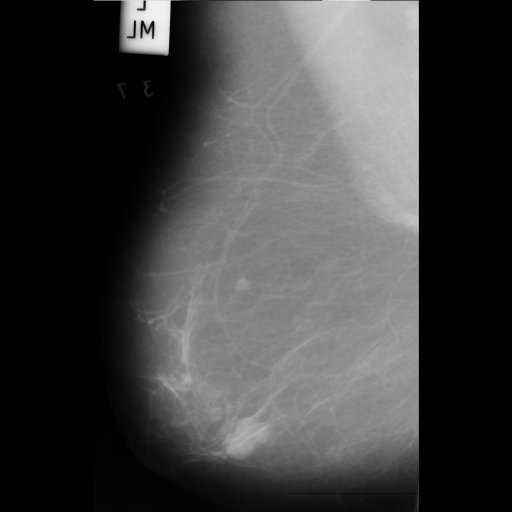
#> input picture dataset/mdb005.pgm, 1024 x 1024 px (shown at 1/2 size); its folder holds only this picture in this run
$ python main.py
#> lines starting #> are read from the running program, lines starting #| are printed output that depends on the picture; after the words box and inside, x2 and y2 are one past the last pixel; in counts of white or black regions, pixels touching at a corner belong together
import cv2
import os
import numpy as np
import math

# Umut Baybece 2743656

# I am extracting largest connected component because it is the breast region,
# and I tried to remove white square labels in some images
def largest_connected_component(binary):
    bin_u8 = (binary > 0).astype('uint8') * 255
    num_labels, labels, stats, centroids = cv2.connectedComponentsWithStats(bin_u8, connectivity=8)
    if num_labels <= 1:
        return np.zeros_like(binary, dtype=np.uint8)
    areas = stats[1:, cv2.CC_STAT_AREA]
    largest_idx = 1 + int(np.argmax(areas))
    return (labels == largest_idx).astype(np.uint8)

# I am cutting the muscle parts using two triangles at 26 degree angle
# (I tried 30 degree but in some it cuts tumors too)
def remove_muscle(img, angle_deg=26):
    height, width = img.shape[:2]
    ang = math.radians(26) # converting angle to radians

    # left line
    x0_left, y0_left = 0, height
    x1_left = int(height * math.tan(ang))
    y1_left = 0

    # right line
    x0_right, y0_right = width, height
    x1_right = int(width - height * math.tan(ang))
    y1_right = 0

    # to keep other areas, I created a V shape
    v_shape = np.array([
        [x0_left, y0_left],
        [x1_left, y1_left],
        [x1_right, y1_right],
        [x0_right, y0_right]
    ], np.int32)

    # mask to keep only the area inside the V shape
    mask = np.zeros((height, width), dtype=np.uint8)
    cv2.fillConvexPoly(mask, v_shape, 255)

    cleaned = cv2.bitwise_and(img, img, mask=mask)
    return cleaned, mask

# finding the seed algorithm
def find_seed(img, params):
    # all pre-processing is done in main loop before calling this function
    # Gaussian blur, contrast stretching, muscle removal with triangle mask

    # In the first step I used otsu thresholding to separate breast region from background
    _, m = cv2.threshold(img, 0, 255, cv2.THRESH_BINARY + cv2.THRESH_OTSU)
    # and I extracted largest connected component which is the breast region
    m = largest_connected_component(m > 0).astype(np.uint8) * 255
    # breast mask
    breast_mask_u8 = m.astype(np.uint8)
    breast_only = cv2.bitwise_and(img, img, mask=m)

    breast_without_muscle = breast_only.copy()

    # I used erosion to remove vessels in the breast
    # I tried different sizes for the disk but 81 worked well
    erosion_radius = params.get('erosion_radius', 81)
    disk = cv2.getStructuringElement(cv2.MORPH_ELLIPSE, (erosion_radius*2+1, erosion_radius*2+1))
    _, no_muscle_binary_img = cv2.threshold(breast_without_muscle, 0, 255, cv2.THRESH_BINARY + cv2.THRESH_OTSU)
    # I made sure image is in binary before erosion
    no_muscle_binary_img = (no_muscle_binary_img > 0).astype(np.uint8)
    eroded = cv2.erode((no_muscle_binary_img*255).astype(np.uint8), disk)

    # I applied mean filter to remove small bright pixels which remained after erosion
    # I tried different sizes for the disk but 81 worked well
    mean_radius = params.get('mean_filter_radius', 81)
    mean_ksize = (mean_radius, mean_radius)
    mean_filtered = cv2.blur(breast_without_muscle, mean_ksize)

    # min filter to set bright regions to lower values to increase the contrast between bright regions
    # I tried different sizes for the disk but 21 worked well
    min_radius = params.get('min_filter_radius', 21)
    disk_min = cv2.getStructuringElement(cv2.MORPH_ELLIPSE, (min_radius, min_radius))
    min_filtered = cv2.erode(breast_without_muscle, disk_min)

    # I picked the brightest pixel in min_filtered image as the seed pixel for my region growing algorithm
    masked_min = cv2.bitwise_and(min_filtered, min_filtered, mask=breast_mask_u8)
    min_val, max_val, min_loc, max_loc = cv2.minMaxLoc(masked_min)
    seed_x, seed_y = int(max_loc[0]), int(max_loc[1])

    # returning all results for showing the steps
    return seed_x, seed_y, breast_mask_u8, breast_only, breast_without_muscle, no_muscle_binary_img, eroded, mean_filtered, min_filtered

# function for region growing with 4-connectivity

# R. Adams and L. Bischof, "Seeded region growing,"
# in IEEE Transactions on Pattern Analysis and Machine Intelligence,
# vol. 16, no. 6, pp. 641-647, June 1994, doi: 10.1109/34.295913.

# I used the algorithm from the paper above and
# I tried to implement it as a function in my code
# but instead of the priority queue I used a regular FIFO queue
# and I compared everything to the seed value to keep it simple
def region_growing_4_connectivity(img, seed_x, seed_y, threshold, max_size):
    height = img.shape[0]
    width = img.shape[1]

    # I keep visited pixels here, I fill it with zeros at the beginning
    visitedPixels= np.zeros((height, width), dtype=bool)

    # I use this to store segmented image, I fill it with zeros for now
    result = np.zeros((height, width), dtype=np.uint8)

    # intensity values at seed point
    seed = int(img[seed_y, seed_x])

    pixels = []
    pixels.append((seed_x, seed_y))
    visitedPixels[seed_y, seed_x] = True

    # loops until queue is empty or until reaches the max size
    count = 0
    while len(pixels) > 0 and count < max_size:
        # next pixel from queue
        x, y = pixels.pop()

        # checking if the current pixel intensity is close to the seed value
        if abs(int(img[y, x]) - seed) <= threshold:
            # adding pixel to the result region
            result[y, x] = 255
            count = count + 1

            # I check 4-neighbors here
            # left neighbor
            if x > 0 and not visitedPixels[y, x - 1]:
                pixels.append((x - 1, y))
                visitedPixels[y, x - 1] = True

            # right neighbor
            if x < width - 1 and not visitedPixels[y, x + 1]:
                pixels.append((x + 1, y))
                visitedPixels[y, x + 1] = True

            # top neighbor
            if y > 0 and not visitedPixels[y - 1, x]:
                pixels.append((x, y - 1))
                visitedPixels[y - 1, x] = True

            # bottom neighbor
            if y < height - 1 and not visitedPixels[y + 1, x]:
                pixels.append((x, y + 1))
                visitedPixels[y + 1, x] = True

    return result


# creating the results folder if it doesn't exist
if not os.path.exists("results/"):
    os.makedirs("results/")

# creating the image list to store the images
imgList = []

# opening the info file
file = open("dataset/" + "info.txt", "r")
#> (reads dataset/Info.txt from the repository)

# reading the file content
for line in file:
    #spliting the text line by line
    lines = line.split()
    print(line)
    x = int(lines[4])
    y = 1024 - int(lines[5])  # assigment says "This value should be subtracted from 1024"
    imgName = lines[0]  # name of the img
    radius = int(lines[6])  # radius of the tumor in pixels
    imgList.append({'name': imgName, 'x': x, 'y': y, 'radius': radius})

file.close()

print("Number of images:", len(imgList))

# reading data for each image in the list
for i in range(len(imgList)):
    imageList = imgList[i]
    name = imageList['name']
    x = imageList['x']
    y = imageList['y']
    radius = imageList['radius']

    print(f"Processing image {i+1}/{len(imgList)}: {name}...")

    # reading images
    # I use imread to read only .pgm files because .jpg is compressed, and we may lose important details
    img = cv2.imread("dataset/" + name + ".pgm", cv2.IMREAD_GRAYSCALE)
#> img is the input picture: shape (1024, 1024); min 0, max 241, mean 64.5

    # in my first step I use gaussian to remove noise from the images
    # 9 by 9 disk worked well for this dataset
    # I also tried 3 by 3 mask, but it didn't blur the images enough
    blurred = cv2.GaussianBlur(img, (9, 9), 0)

    # secondly I used contrast stretching to enhance the intensity differences
    contrast_stretching = cv2.normalize(blurred, None, 0, 255, cv2.NORM_MINMAX)

    # thirdly I removed the muscle part and white label apperaing in the some images with triangle mask
    muscle_removed, angle_mask = remove_muscle(contrast_stretching)
#> in remove_muscle, `cv2.fillConvexPoly(mask, v_shape, 255)`:
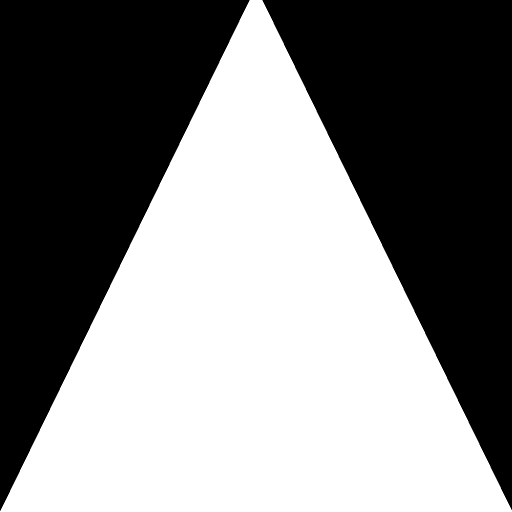
#> mask: shape (1024, 1024) (shown at 1/2 size); 51.3% white; 2 black regions, box (x1, y1, x2, y2) and area: (0, 0, 499, 1022) 255488, (525, 0, 1024, 1020) 254989

    # I use this preprocessed image for the finding_seed
    img_for_finding_seed = muscle_removed

    # I set the parameters for the finding_seed here
    parameters_for_finding_seed = {'inner_thresh_offset': 20, 'erosion_radius': 12, 'min_filter_radius': 21}

    # x_coordinate_of_seed and y_coordinate_of_seed are the coordinates of the seed point returned by the find_seed function
    x_coordinate_of_seed, y_coordinate_of_seed, breast_mask_u8, breast_only, breast_without_muscle, no_muscle_binary_img, eroded, mean_filtered, min_filtered = find_seed(img_for_finding_seed, parameters_for_finding_seed)
#> in find_seed, `_, m = cv2.threshold(img, 0, 255, cv2.THRESH_BINARY + cv2.THRESH_OTSU)`:
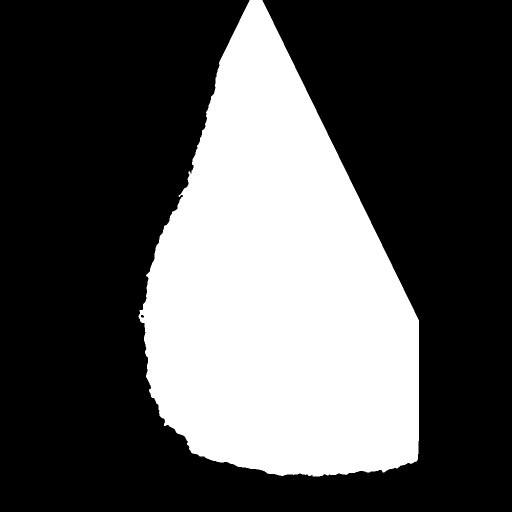
#> m: shape (1024, 1024) (shown at 1/2 size); 33% white; 1 white region, box (x1, y1, x2, y2) and area: (277, 0, 838, 953) 345921
#> in largest_connected_component, `num_labels, labels, stats, centroids = cv2.connectedComponentsWithStat..`: num_labels = 2; stats = [[0, 0, 1024, 1024, 702655], [277, 0, 561, 953, 345921]]; centroids = [[489.4, 478.4], [556.4, 578.7]]
#> in largest_connected_component, `areas = stats[1:, cv2.CC_STAT_AREA]`: areas = [345921]
#> in largest_connected_component, `largest_idx = 1 + int(np.argmax(areas))`: largest_idx = 1
#> in find_seed, `eroded = cv2.erode((no_muscle_binary_img*255).astype(np.uint8), disk)`: eroded: shape (1024, 1024); 30.1% white; 1 white region, box (x1, y1, x2, y2) and area: (297, 0, 826, 941) 315807
#> in find_seed, `min_filtered = cv2.erode(breast_without_muscle, disk_min)`:
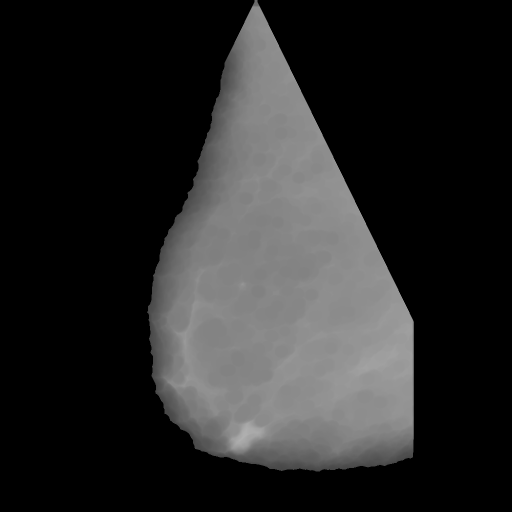
#> min_filtered: shape (1024, 1024) (shown at 1/2 size); min 0, max 175, mean 39.8
#> in find_seed, `min_val, max_val, min_loc, max_loc = cv2.minMaxLoc(masked_min)`: min_val = 0; max_val = 175; min_loc = (0, 0); max_loc = (492, 865)
#> in find_seed, `seed_x, seed_y = int(max_loc[0]), int(max_loc[1])`: seed_x = 492; seed_y = 865
#> x_coordinate_of_seed = 492; y_coordinate_of_seed = 865

    # region growing part

    # I decided to set region growing threshold to 12 after several trys
    thresh = 12
    # mask to limit region growing only to breast area without muscle
    mask_for_rg = (breast_without_muscle > 0).astype(np.uint8) * 255
    # applying mask to contrast stretched image for region growing
    contrast_masked = cv2.bitwise_and(contrast_stretching, contrast_stretching, mask=mask_for_rg)
    # calling region growing function
    segmented_img = region_growing_4_connectivity(contrast_masked, x_coordinate_of_seed, y_coordinate_of_seed, thresh, img.shape[0] * img.shape[1])
#> in region_growing_4_connectivity, `seed = int(img[seed_y, seed_x])`: seed = 180
#> the loop in region_growing_4_connectivity, `while len(pixels) > 0 and count < max_size:` made 2775 passes
#> (x, y) on passes 1 to 12: (492, 865), (492, 866), (492, 867), (492, 868), (492, 869), (492, 870), (492, 871), (492, 872), (492, 873), (492, 874), (492, 875), (492, 876)
#> after the loop in region_growing_4_connectivity, `while len(pixels) > 0 and count < max_size:`:
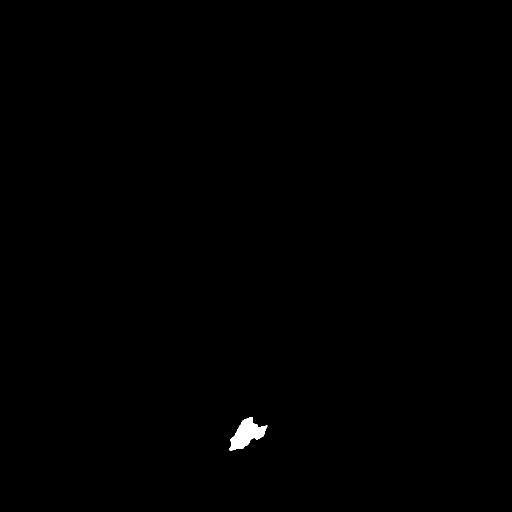
#> result: shape (1024, 1024) (shown at 1/2 size); 0.24% white; 1 white region, box (x1, y1, x2, y2) and area: (459, 834, 535, 902) 2553
#> after the loop in region_growing_4_connectivity, `while len(pixels) > 0 and count < max_size:`: visitedPixels: shape (1024, 1024) bool; 0.26% white; 1 white region, box (x1, y1, x2, y2) and area: (458, 833, 536, 903) 2775
#> after the loop in region_growing_4_connectivity, `while len(pixels) > 0 and count < max_size:`: count = 2553; pixels = []

    # after region growing I applied morphological closing to fill small holes in the segmented region
    closing_disk = cv2.getStructuringElement(cv2.MORPH_ELLIPSE, (12, 12))
    segmented_img_closed = cv2.morphologyEx(segmented_img, cv2.MORPH_CLOSE, closing_disk)
#> segmented_img_closed: shape (1024, 1024); 0.24% white; 1 white region, box (x1, y1, x2, y2) and area: (460, 835, 535, 902) 2569

    # so I extracted the tumor region from the original image for visualization
    tumor_region = cv2.bitwise_and(img, img, mask=segmented_img_closed)

    # drawing ground truth circle on original image
    img_color = cv2.cvtColor(img, cv2.COLOR_GRAY2BGR)
    cv2.circle(img_color, (x, y), radius, (0, 0, 255), 4)
#> img_color: shape (1024, 1024, 3); 0.09% of pixels changed, all inside (x1, y1, x2, y2) = (445, 859, 510, 924)

    # Saving all steps in one image for finding seed
    # I created a grid to show all steps
    font = cv2.FONT_HERSHEY_SIMPLEX

    # 1. Original
    step1 = cv2.cvtColor(img, cv2.COLOR_GRAY2BGR)
    cv2.putText(step1, "1. Original", (10, 40), font, 1.2, (255, 255, 255), 2)
#> step1: shape (1024, 1024, 3); 0.11% of pixels changed, all inside (x1, y1, x2, y2) = (16, 13, 202, 50)

    # 2. Gaussian Blurred
    step2 = cv2.cvtColor(blurred, cv2.COLOR_GRAY2BGR)
    cv2.putText(step2, "2. Gaussian Blurred", (10, 40), font, 1.2, (255, 255, 255), 2)
#> step2: shape (1024, 1024, 3); min 0, max 255, mean 64.9

    # 3. Contrast Stretched
    step3 = cv2.cvtColor(contrast_stretching, cv2.COLOR_GRAY2BGR)
    cv2.putText(step3, "3. Contrast Stretched", (10, 40), font, 1.2, (255, 255, 255), 2)
#> step3: shape (1024, 1024, 3); min 0, max 255, mean 68.7

    # 4. Triangle Mask
    step4 = cv2.cvtColor(angle_mask, cv2.COLOR_GRAY2BGR)
    cv2.putText(step4, "4. Triangle Mask (Binary)", (10, 40), font, 1.2, (255, 255, 255), 2)
#> step4: shape (1024, 1024, 3); 51.6% white; 10 black regions, largest, box (x1, y1, x2, y2) and area: (525, 0, 1024, 1020) 254989, (0, 0, 499, 1022) 251474, (115, 25, 127, 39) 137

    # 5. Triangle Mask Applied
    step5 = cv2.cvtColor(muscle_removed, cv2.COLOR_GRAY2BGR)
    cv2.putText(step5, "5. Triangle Mask Applied", (10, 40), font, 1.2, (255, 255, 255), 2)
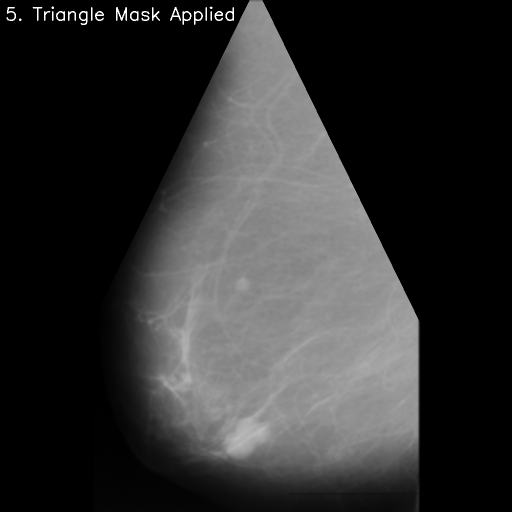
#> step5: shape (1024, 1024, 3) (shown at 1/2 size); min 0, max 255, mean 48.2

    # 6. Breast Region Extracted
    step6 = cv2.cvtColor(breast_only, cv2.COLOR_GRAY2BGR)
    cv2.putText(step6, "6. Breast Region (Otsu)", (10, 40), font, 1.2, (255, 255, 255), 2)
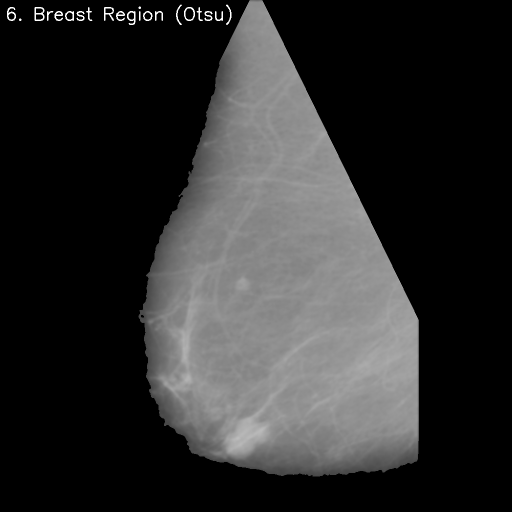
#> step6: shape (1024, 1024, 3) (shown at 1/2 size); min 0, max 255, mean 45.4

    # 7. Erosion
    # I created grayscale erosion for showing
    erosion_radius_ = parameters_for_finding_seed.get('erosion_radius', 12)
    disk_vis = cv2.getStructuringElement(cv2.MORPH_ELLIPSE, (erosion_radius_*2+1, erosion_radius_*2+1))
    eroded_grayscale = cv2.erode(breast_without_muscle, disk_vis)
    step7 = cv2.cvtColor(eroded_grayscale, cv2.COLOR_GRAY2BGR)
    cv2.putText(step7, "7. Erosion", (10, 40), font, 1.2, (255, 255, 255), 2)
#> step7: shape (1024, 1024, 3); min 0, max 255, mean 39.4

    # 8. Min Filtered
    step8 = cv2.cvtColor(min_filtered, cv2.COLOR_GRAY2BGR)
    cv2.putText(step8, "8. Min Filtered", (10, 40), font, 1.2, (255, 255, 255), 2)
#> step8: shape (1024, 1024, 3); min 0, max 255, mean 40.3

    # 9. Finding Seed (the brightest point in image)
    step9 = cv2.cvtColor(min_filtered, cv2.COLOR_GRAY2BGR)
    cv2.circle(step9, (x_coordinate_of_seed, y_coordinate_of_seed), 5, (0, 255, 0), -1)
#> step9: shape (1024, 1024, 3); mean B, G, R 39.8, 39.8, 39.8
    cv2.putText(step9, "9. Finding Seed", (10, 40), font, 1.2, (255, 255, 255), 2)
    cv2.putText(step9, "(brightest point)", (10, 80), font, 0.8, (255, 255, 255), 2)

    # 10. Region Growing
    step10 = cv2.cvtColor(segmented_img, cv2.COLOR_GRAY2BGR)
    cv2.putText(step10, "10. Region Growing", (10, 40), font, 1.2, (255, 255, 255), 2)
#> step10: shape (1024, 1024, 3); 0.47% white; 19 white regions, largest, box (x1, y1, x2, y2) and area: (459, 834, 535, 902) 2553, (93, 14, 113, 42) 236, (358, 22, 376, 50) 223

    # 11. Closing
    step11 = cv2.cvtColor(segmented_img_closed, cv2.COLOR_GRAY2BGR)
    cv2.putText(step11, "11. Closing", (10, 40), font, 1.2, (255, 255, 255), 2)
#> step11: shape (1024, 1024, 3); 0.36% white; 12 white regions, largest, box (x1, y1, x2, y2) and area: (460, 835, 535, 902) 2569, (202, 22, 220, 50) 223, (92, 14, 113, 42) 179

    # 12. Tumor on Original
    step12 = cv2.cvtColor(img, cv2.COLOR_GRAY2BGR)
    # Segmented tumor region is shown in red
    tumor_mask_3ch = cv2.cvtColor(segmented_img_closed, cv2.COLOR_GRAY2BGR)
    step12[segmented_img_closed > 0] = [0, 0, 255]  # Red overlay
    cv2.putText(step12, "12. Tumor on Original", (10, 40), font, 1.2, (255, 255, 255), 2)

    # 13. Ground Truth
    step13 = cv2.cvtColor(img, cv2.COLOR_GRAY2BGR)
    cv2.circle(step13, (x, y), radius, (0, 0, 255), 4)
    cv2.putText(step13, "13. Ground Truth", (10, 40), font, 1.2, (255, 255, 255), 2)
#> step13: shape (1024, 1024, 3); mean B, G, R 64.7, 64.7, 64.9

    # 14. Overlay (Ground truth + Segmentation)
    step14 = cv2.cvtColor(img, cv2.COLOR_GRAY2BGR)
    # Segmented region in green
    step14[segmented_img_closed > 0] = [0, 255, 0]
    # Ground truth box in red
    cv2.circle(step14, (x, y), radius, (0, 0, 255), 4)
    cv2.putText(step14, "14. Overlay", (10, 40), font, 1.2, (255, 255, 255), 2)

    # combining all steps into one image
    row1 = np.hstack([step1, step2, step3, step4])
    row2 = np.hstack([step5, step6, step7, step8])
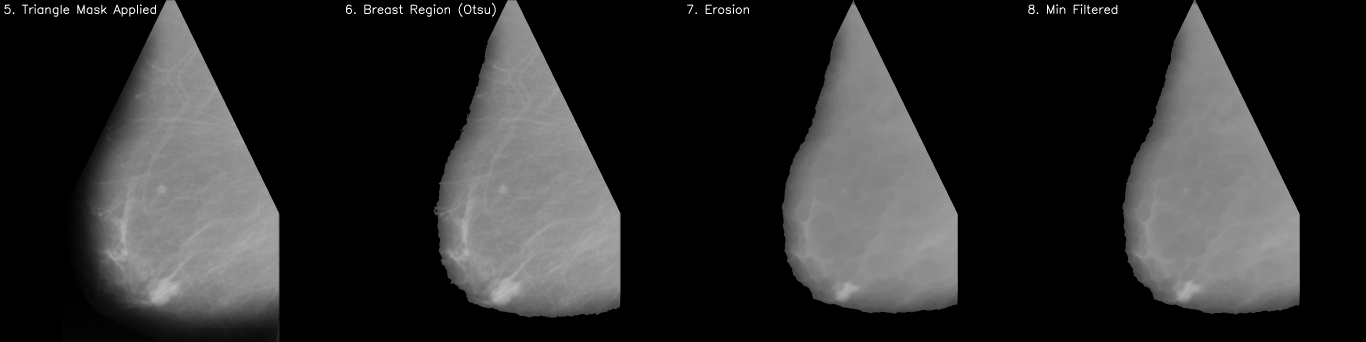
#> row2: shape (1024, 4096, 3) (shown at 1/3 size); min 0, max 255, mean 43.3
#> (the run stopped early here; a loop or call above may not have finished)
